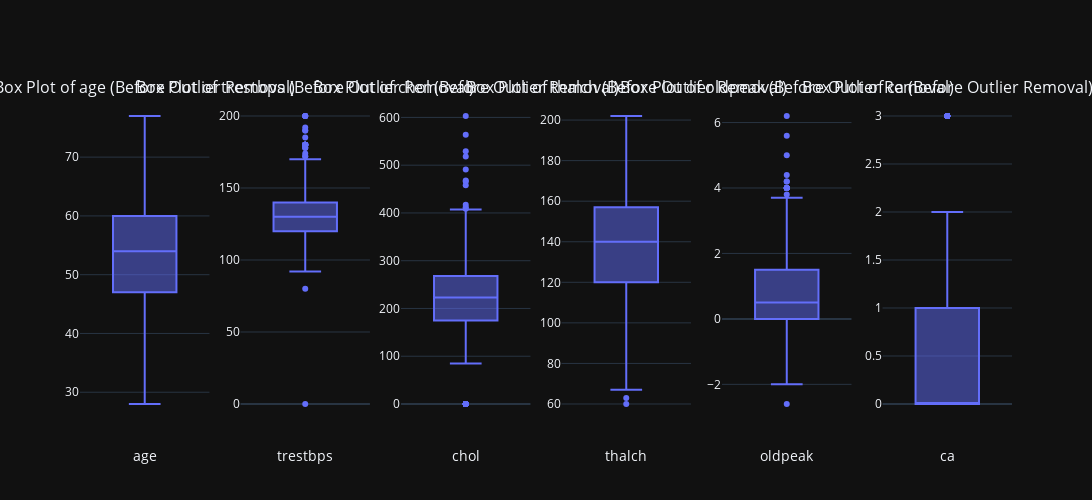

This figure's notebook cell:
### Code cell
# Convert appropriate columns to proper data types
df['sex'] = df['sex'].astype('category')
df['cp'] = df['cp'].astype('category')
df['fbs'] = df['fbs'].astype('category')
df['restecg'] = df['restecg'].astype('category')
df['exang'] = df['exang'].astype('category')
df['slope'] = df['slope'].astype('category')
df['thal'] = df['thal'].astype('category')

# Handle outliers in numerical columns
def handle_outliers(df, columns):
    fig = make_subplots(rows=1, cols=len(columns), subplot_titles=[f"Box Plot of {col} (Before Outlier Removal)" for col in columns])
    for i, col in enumerate(columns):
        fig.add_trace(px.box(df, y=col).data[0], row=1, col=i+1)
        fig.update_xaxes(title_text=col, row=1, col=i+1)
    fig.update_layout(template='plotly_dark', width=500*len(columns), height=500)
    fig.show()
    return df

df = handle_outliers(df, numerical_cols)

### Figure 1 — Plotly figure (JSON) as saved in the notebook; plotly's stock layout.template omitted (floating-point values rounded to 4 significant figures; data arrays with more than 128 entries replaced by an {"elided": "..."} marker saying what was removed)
{"data": [{"alignmentgroup": "True", "hovertemplate": "age=%{y}<extra></extra>", "legendgroup": "", "marker": {"color": "#636efa"}, "name": "", "notched": false, "offsetgroup": "", "orientation": "v", "showlegend": false, "type": "box", "x0": " ", "xaxis": "x", "y": {"elided": "920 int values"}, "y0": " ", "yaxis": "y"}, {"alignmentgroup": "True", "hovertemplate": "trestbps=%{y}<extra></extra>", "legendgroup": "", "marker": {"color": "#636efa"}, "name": "", "notched": false, "offsetgroup": "", "orientation": "v", "showlegend": false, "type": "box", "x0": " ", "xaxis": "x2", "y": {"elided": "920 float values"}, "y0": " ", "yaxis": "y2"}, {"alignmentgroup": "True", "hovertemplate": "chol=%{y}<extra></extra>", "legendgroup": "", "marker": {"color": "#636efa"}, "name": "", "notched": false, "offsetgroup": "", "orientation": "v", "showlegend": false, "type": "box", "x0": " ", "xaxis": "x3", "y": {"elided": "920 float values"}, "y0": " ", "yaxis": "y3"}, {"alignmentgroup": "True", "hovertemplate": "thalch=%{y}<extra></extra>", "legendgroup": "", "marker": {"color": "#636efa"}, "name": "", "notched": false, "offsetgroup": "", "orientation": "v", "showlegend": false, "type": "box", "x0": " ", "xaxis": "x4", "y": {"elided": "920 float values"}, "y0": " ", "yaxis": "y4"}, {"alignmentgroup": "True", "hovertemplate": "oldpeak=%{y}<extra></extra>", "legendgroup": "", "marker": {"color": "#636efa"}, "name": "", "notched": false, "offsetgroup": "", "orientation": "v", "showlegend": false, "type": "box", "x0": " ", "xaxis": "x5", "y": {"elided": "920 float values"}, "y0": " ", "yaxis": "y5"}, {"alignmentgroup": "True", "hovertemplate": "ca=%{y}<extra></extra>", "legendgroup": "", "marker": {"color": "#636efa"}, "name": "", "notched": false, "offsetgroup": "", "orientation": "v", "showlegend": false, "type": "box", "x0": " ", "xaxis": "x6", "y": {"elided": "920 float values"}, "y0": " ", "yaxis": "y6"}], "layout": {"annotations": [{"font": {"size": 16}, "showarrow": false, "text": "Box Plot of age (Before Outlier Removal)", "x": 0.06944, "xanchor": "center", "xref": "paper", "y": 1, "yanchor": "bottom", "yref": "paper"}, {"font": {"size": 16}, "showarrow": false, "text": "Box Plot of trestbps (Before Outlier Removal)", "x": 0.2417, "xanchor": "center", "xref": "paper", "y": 1, "yanchor": "bottom", "yref": "paper"}, {"font": {"size": 16}, "showarrow": false, "text": "Box Plot of chol (Before Outlier Removal)", "x": 0.4139, "xanchor": "center", "xref": "paper", "y": 1, "yanchor": "bottom", "yref": "paper"}, {"font": {"size": 16}, "showarrow": false, "text": "Box Plot of thalch (Before Outlier Removal)", "x": 0.5861, "xanchor": "center", "xref": "paper", "y": 1, "yanchor": "bottom", "yref": "paper"}, {"font": {"size": 16}, "showarrow": false, "text": "Box Plot of oldpeak (Before Outlier Removal)", "x": 0.7583, "xanchor": "center", "xref": "paper", "y": 1, "yanchor": "bottom", "yref": "paper"}, {"font": {"size": 16}, "showarrow": false, "text": "Box Plot of ca (Before Outlier Removal)", "x": 0.9306, "xanchor": "center", "xref": "paper", "y": 1, "yanchor": "bottom", "yref": "paper"}], "height": 500, "width": 3000, "xaxis": {"anchor": "y", "domain": [0, 0.1389], "title": {"text": "age"}}, "xaxis2": {"anchor": "y2", "domain": [0.1722, 0.3111], "title": {"text": "trestbps"}}, "xaxis3": {"anchor": "y3", "domain": [0.3444, 0.4833], "title": {"text": "chol"}}, "xaxis4": {"anchor": "y4", "domain": [0.5167, 0.6556], "title": {"text": "thalch"}}, "xaxis5": {"anchor": "y5", "domain": [0.6889, 0.8278], "title": {"text": "oldpeak"}}, "xaxis6": {"anchor": "y6", "domain": [0.8611, 1], "title": {"text": "ca"}}, "yaxis": {"anchor": "x", "domain": [0, 1]}, "yaxis2": {"anchor": "x2", "domain": [0, 1]}, "yaxis3": {"anchor": "x3", "domain": [0, 1]}, "yaxis4": {"anchor": "x4", "domain": [0, 1]}, "yaxis5": {"anchor": "x5", "domain": [0, 1]}, "yaxis6": {"anchor": "x6", "domain": [0, 1]}}}
